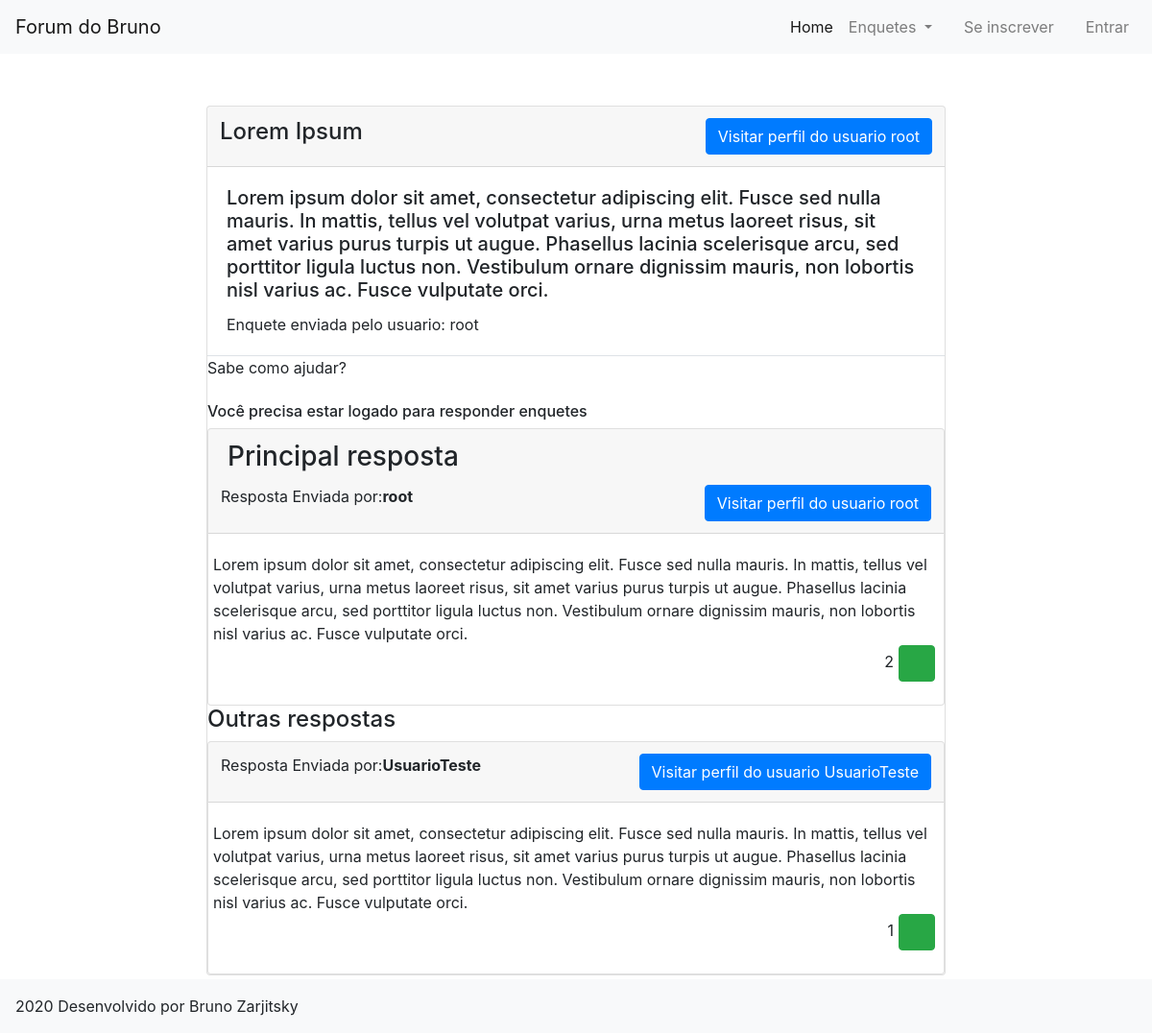
The app's page /enquetes/7 with its own data.
### siteForum/models.py (models this page shows, shortened)
class enquete(models.Model):
    titulo = models.CharField(max_length=200)
    descricao = models.TextField(default="")
    tipo = models.ManyToManyField(tipo, blank=True)
    dono = models.ForeignKey(User, on_delete=models.CASCADE, default="", blank=True, null=True)
    class Meta:
        verbose_name = "Enquete"
        verbose_name_plural = "Enquetes"

class resposta(models.Model):
    pergunta = models.ForeignKey(enquete, on_delete=models.CASCADE)
    resp = models.TextField(verbose_name="Resposta")
    dono = models.ForeignKey(User, on_delete=models.CASCADE, default="", blank=True, null=True)
    class Meta:
        verbose_name = "Resposta"
        verbose_name_plural = "Respostas"

### siteForum/views.py (the view, shortened to what this page needs)
# urls.py: path("enquetes/<id>", views.EnqueteDetalhe, name = "EnqueteDetalhe"),
def EnqueteDetalhe(request, id):
    enqueteDet = enquete.objects.get(id = id)
    pergunta = enquete.objects.get(id=id)
    respostas = resposta.objects.filter(pergunta=pergunta).order_by("-id")
    principal = 0
    if len(respostas) != 0 :
        principal = {"resp": respostas[0].resp, "dono": respostas[0].dono, "id": respostas[0].id, "likes": 0}
        principalPlacehold = 0
    respostasLikes = []
    for i in respostas:
        qtd = len(avaliacaoResp.objects.filter(resp=i))
        if qtd > principalPlacehold:
            principal = {"resp": i.resp, "dono": i.dono, "id": i.id, "likes": qtd}
            principalPlacehold = qtd
        respostasLikes.append({"resp": i.resp, "dono": i.dono, "id": i.id, "likes": qtd})
    if principal in respostasLikes:
        respostasLikes.remove(principal)
    form = RespostaForm()
    return render(request, "enqueteDetalhe.html", {"background": "background"+str(randint(1,3))+".jpg",
                                                    "enqueteDet": enqueteDet, "form": form, "respostas": respostasLikes,
                                                    "avalPos": avalPos, "principal": principal})

### templates/enqueteDetalhe.html (shortened to what this page needs)
{% extends "base_page.html"%}
{% load static%}
{% block content %}
{% load crispy_forms_tags %}
<div class = "row justify-content-center">
    <div class = "col-md-2"></div>
    <div class = "col-md-8">
        <div class = "card">
            <div class = "card-header">
                <div class = "row pl-2 pr-2">
                    <h4>{{enqueteDet.titulo}}</h4>
                    <div class = "ml-auto">
                        <a href = "{% url 'perfilVisita' id=enqueteDet.dono.id %}" class = "btn btn-primary">Visitar perfil do usuario {{enqueteDet.dono}}</a>
                    </div>
                </div>
            </div>
            <div class="card-body">
                <h5 class = "card-title">{{enqueteDet.descricao}}</h5>
                <span>Enquete enviada pelo usuario: {{enqueteDet.dono}}</span>
            </div>
            <span class = "border-top"></span>
            <div class = "form-group">
                <label>Sabe como ajudar?</label>
            </div>
            {% if user.is_authenticated %}
            <form action="" method="POST" class = "pb-1">
                {% csrf_token %}
                {{ form|crispy }}
                <button type="submit" class="save btn btn-primary">Enviar informações</button>
            </form>
            {% else %}
            <h6>Você precisa estar logado para responder enquetes</h6>
            {% endif %}
            <div class = "row">
                <div class = "col-md-12">
                    <div class = "card">
                        <div class = "card-header">
                            <h3 class = "card-title">Principal resposta</h3>
                            <div class = "row pl-2 pr-2">
                                Resposta Enviada por: <span class = "font-weight-bold">{{principal.dono}}</span>
                                {% if principal %}
                                <div class = "ml-auto">
                                    <a href = "{% url 'perfilVisita' id=principal.dono.id %}" class = "btn btn-primary">Visitar perfil do usuario {{principal.dono}}</a>
                                </div>
                                {% endif %}
                            </div>
                        </div>
                        <div class = "card-body">
                            {% if principal%}
                            <div class = "row">
                                {{principal.resp}}
                                <div class = "ml-auto pr-1">
                                    <form action="" method="POST" class = "pb-1">
                                        <span>{{principal.likes}}</span>
                                        <button type="submit" name = "aval" value = "{{principal.id}}" class = "save btn btn-success"><i class="fas fa-thumbs-up text-light"></i></button>
                                    </form>
                                </div>
                            </div>
                            {% endif %}
                        </div>
                    </div>
                </div>
            </div>
            <h4>Outras respostas</h4>
            {% for autos in respostas %}
            <div class = "row">
                <div class = "col-md-12">
                    <div class = "card">
                        <div class = "card-header">
                            <div class = "row pl-2 pr-2">
                            Resposta Enviada por: <span class = "font-weight-bold">{{autos.dono}}</span>
                                <div class = "ml-auto">
                                    <a href = "{% url 'perfilVisita' id=autos.dono.id %}" class = "btn btn-primary">Visitar perfil do usuario {{autos.dono}}</a>
                                </div>
                            </div>
                        </div>
                        <div class = "card-body">
                            <div class = "row">
                                {{autos.resp}}
                                <div class = "ml-auto pr-1">
                                    <form action="" method="POST" class = "pb-1">
                                        <span>{{autos.likes}}</span>
                                        <button type="submit" name = "aval" value = "{{autos.id}}" class = "save btn btn-success"><i class="fas fa-thumbs-up text-light"></i></button>
                                    </form>
                                </div>
                            </div>
                        </div>
                    </div>
                </div>
            </div>
            {% endfor %}
        </div>
    </div>
    <div class = "col-md-2"></div>
</div>
{% endblock %}

### records on screen
enquete: titulo "Lorem Ipsum", dono "root", descricao "Lorem ipsum dolor sit amet, consectetur adipiscing elit. Fusce sed nulla mauris. In mattis, tellus vel volutpat varius, urna metus laoreet risus, sit amet varius purus turpis ut augue. Phasellus lacinia scelerisque arcu, sed porttitor ligula luctus non. Vestibulum ornare dignissim mauris, non lobortis nisl varius ac. Fusce vulputate orci."
resposta: resp "Lorem ipsum dolor sit amet, consectetur adipiscing elit. Fusce sed nulla mauris. In mattis, tellus vel volutpat varius, urna metus laoreet risus, sit amet varius purus turpis ut augue. Phasellus lacinia scelerisque arcu, sed porttitor ligula luctus non. Vestibulum ornare dignissim mauris, non lobortis nisl varius ac. Fusce vulputate orci."

### other values on screen
{{ principal.dono }} "root"
{{ principal.likes }} "2"
{{ autos.dono }} "UsuarioTeste"
{{ autos.likes }} "1"
